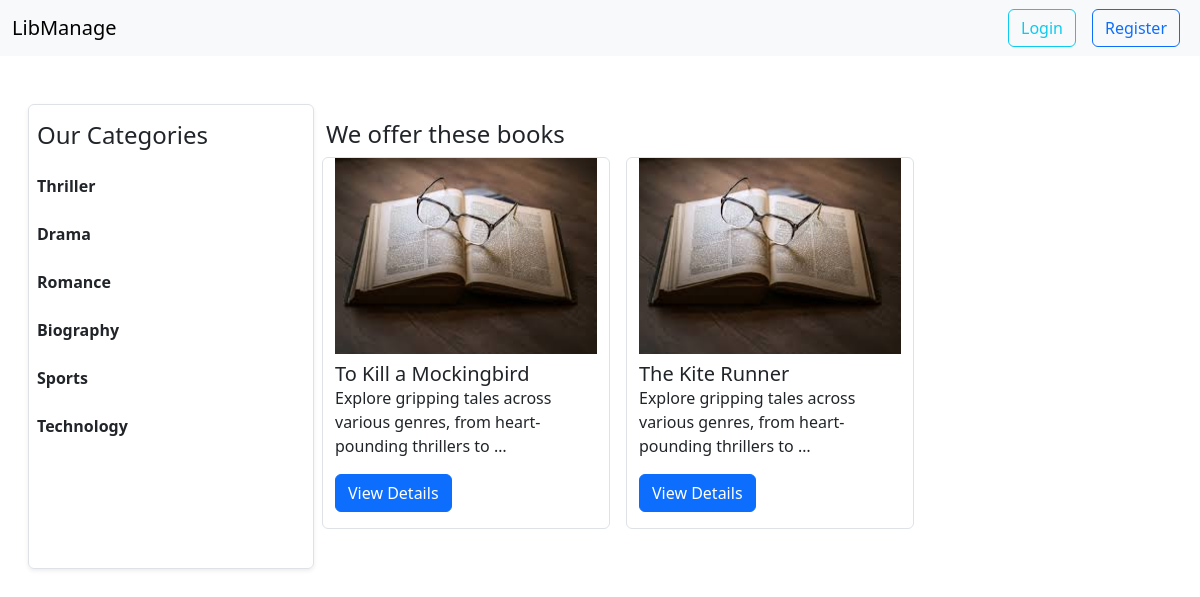
Page /category/2 on the committed database.
### category/models.py (models this page shows)
class Category(models.Model) :
    name = models.CharField(max_length=20);

### book/models.py (models this page shows)
class Book(models.Model) :
    title = models.CharField(max_length=25);
    description = models.CharField(max_length=500);
    image = models.ImageField(upload_to='uploads/media/', blank=True, null=True);
    price = models.DecimalField(decimal_places=2, max_digits=12);
    category=models.ForeignKey(Category, related_name='category', on_delete=models.CASCADE)

### library/views.py (the view)
# urls.py: path('', views.HomePageView.as_view(), name="homePage"),
class HomePageView(TemplateView):
    template_name = 'index.html'
    def get_context_data(self, **kwargs):
        context = super().get_context_data(**kwargs)
        category_id = self.kwargs.get('id')
        if category_id is not None:
            category = Category.objects.get(id=category_id)
            context['books'] = Book.objects.filter(category=category)
        else:
            context['books'] = Book.objects.all()
        context['categories'] = Category.objects.all()
        return context

### templates/index.html
{% extends 'base.html' %}
{% load static %}
{% block content %}
<div class="container-fluid my-5">
    <div class="row mx-3">
        <div class="col-3 border px-2 py-3 rounded shadow-sm">
            <h4>Our Categories</h4>
            <div class="">
                {% for category in categories %}
                    <div class="my-4">
                        <a class="text-lg text-dark fw-bold" style="text-decoration: none;" href="{% url 'categoryWise' category.id %}">{{category.name}}</a>
                    </div>
                {% endfor %}
            </div>
        </div>
        <div class="col-9 row py-3">
            <h4>We offer these books</h4>
            {% for book in books %}
                <div class="col-4 border mx-2 rounded mb-4" style="width: 18rem;">
                    <img src="{% static 'book.jpg' %}" class="card-img-top mb-2" alt="...">
                    <div class="card-body pb-3">
                        <h5 class="card-title">{{book.title}}</h5>
                        <p class="card-text">{{book.description | truncatewords:10}}</p>
                        <a href="{% url 'detailPage' book.id %}" class="btn btn-primary">View Details</a>
                    </div>
                </div>
            {% endfor %}
        </div>
    </div>
</div>
{% endblock %}

### rows in the picture
Category: name "Thriller"
Category: name "Drama"
Category: name "Romance"
Category: name "Biography"
Category: name "Sports"
Category: name "Technology"
Book: title "To Kill a Mockingbird", description "Explore gripping tales across various genres, from heart-pounding thrillers to …"
Book: title "The Kite Runner", description "Explore gripping tales across various genres, from heart-pounding thrillers to …"
